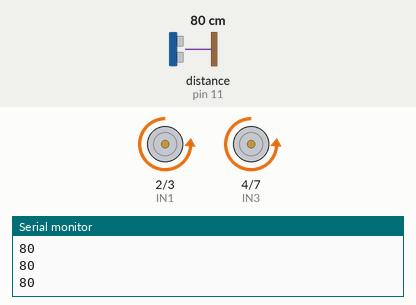
The sketch below on a simulated Arduino Uno, built with avr-gcc and run on an emulated ATmega328P. On the bench: motor-driver pin pairs drawn as motors (green arrow = first pin HIGH = forward, orange = second pin HIGH = backward, longer = more drive, scaled by the enable pin), the last lines printed to the serial monitor. The inputs (shaded band) are chosen by the test bench; at power-on: distance to the obstacle (sensor on pin 11) 80 cm. The echo pulse lasts 58.3 µs per cm.

Above: at 1.4 s.
1.5 s: distance to the obstacle (sensor on pin 11) set to 64 cm
3.0 s: distance to the obstacle (sensor on pin 11) set to 54 cm
At 3.26 s:
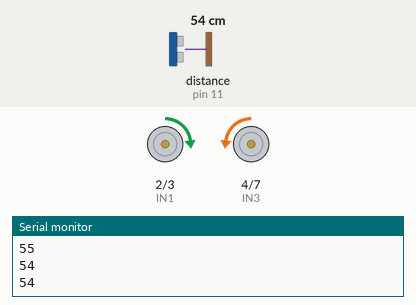
At 5.4 s:
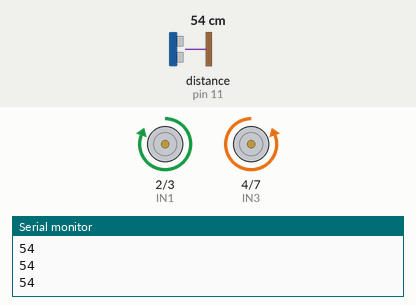
5.7 s: distance to the obstacle (sensor on pin 11) set to 21 cm
7.2 s: distance to the obstacle (sensor on pin 11) set to 18 cm
At 9.7 s:
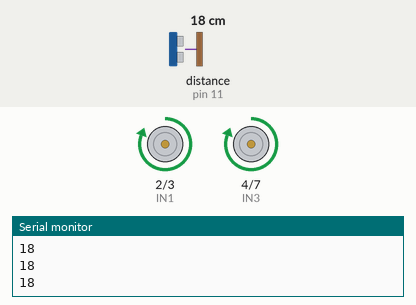
Timing chart, 0 to 10.8 s (numbered marks = the images above; inputs shaded):
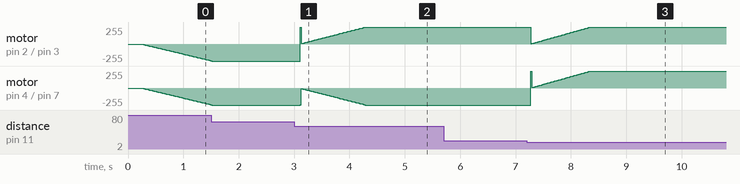

Measured:
- the behaviour switches between 60 and 59 cm on distance to the obstacle (sensor on pin 11) (found by bisection; images 0 and 1)
- the behaviour switches between 20 and 19 cm on distance to the obstacle (sensor on pin 11) (found by bisection; images 2 and 3)
- after the input at 3.0 s, motor on pin 4 (IN3) / pin 7 (IN4): rises from backward 255/255 to backward 10/255 in 0.02 s, then falls to backward 255/255 in 1.2 s

The sketch:

controle_moteur.ino
```cpp
#include <Ultrasonic.h>

//-- MOTEUR A --
int ENA=5; //Connecté à Arduino pin 5(sortie pwm)
int IN1=2; //Connecté à Arduino pin 2
int IN2=3; //Connecté à Arduino pin 3

//-- MOTEUR B --
int ENB=6; //Connecté à Arduino pin 6(Sortie pwm)
int IN3=4; //Connecté à Arduino pin 4
int IN4=7; //Connecté à Arduino pin 7

// direction of motor
#define NB_MOTOR 4
#define NB_DIRECTION 4

typedef enum {
  forward  = 0,
  backward = 1,
  left     = 2,
  right    = 3,
  unknown  = 4,
}direction;

int Direction[NB_DIRECTION][NB_MOTOR]={{LOW, HIGH, LOW, HIGH},
                                       {HIGH, LOW, HIGH, LOW},
                                       {HIGH, LOW, LOW, HIGH},
                                       {LOW, HIGH, HIGH, LOW}};

int ListMotor[NB_MOTOR] = {IN1, IN2, IN3, IN4};

//ultrasonic sensor
#define PIN_TRIG1 10
#define PIN_ECHO1 11

Ultrasonic ultrasonic1(PIN_TRIG1,PIN_ECHO1);

//parameter for motor power
#define MOTOR_ELEMENT 50
int MotorFilter[MOTOR_ELEMENT];
int IndMotorFilter;

#define SENSOR_ELEMENT 10
int SensorFilter[SENSOR_ELEMENT];
int IndSensorFilter;

void InitFilter(int* tab, int nbElement, int* Index)
{
  memset(tab,0,sizeof(int)*nbElement);
  *Index = 0;
}

int SetAndGetFilter(int val, int* tab, int* index, int nbElement)
{
  tab[*index] = val;
  *index = (*index + 1) % nbElement;
  int accu = 0;
  for(int iloop = 0; iloop < nbElement ; iloop++)
      accu += tab[iloop];
  return (accu/nbElement);
}

void ResetMotor()
{
  InitFilter(MotorFilter, MOTOR_ELEMENT, &IndMotorFilter);
}

void InitSensor()
{
  InitFilter(SensorFilter, SENSOR_ELEMENT, &IndSensorFilter);
  for(int iloop = 0; iloop < SENSOR_ELEMENT; iloop++)
  {
      SetAndGetFilter(ultrasonic1.distanceRead(), SensorFilter, &IndMotorFilter, SENSOR_ELEMENT);
      delay(20);
  }
}

void set_power(int puissance)
{
  puissance = SetAndGetFilter(puissance, MotorFilter, &IndMotorFilter, MOTOR_ELEMENT);
  analogWrite(ENA,puissance);
  analogWrite(ENB,puissance);
}

void SetDirection(direction dir)
{
  for(int iloop = 0; iloop < NB_MOTOR ; iloop ++)
      digitalWrite(ListMotor[iloop], Direction[dir][iloop]);
}

void UpdateDirAndPow(int mesure)
{
    direction WantedDir;
    if ( mesure < 20 ) WantedDir = backward;
    else if(mesure < 60 ) WantedDir = left;
    else WantedDir = forward;

    UpDirection(WantedDir, 255);
}

void UpDirection(direction newDirection, int power)
{
  static direction oldDirection = unknown;
  if(oldDirection != newDirection)
  {
    ResetMotor();
    SetDirection(newDirection);
    set_power(power);
    oldDirection = newDirection;
  }
  else{
    set_power(power);
  }
}

void setup() {
 pinMode(ENA,OUTPUT);//Configurer les broches comme sortie
 pinMode(ENB,OUTPUT);
 pinMode(IN1,OUTPUT);
 pinMode(IN2,OUTPUT);
 pinMode(IN3,OUTPUT);
 pinMode(IN4,OUTPUT);
 pinMode(ENA,OUTPUT);
 pinMode(ENB,OUTPUT);

 Serial.begin(9600);
 ResetMotor();
 InitSensor();
}

void loop() {
  int mesure = SetAndGetFilter(ultrasonic1.distanceRead(), SensorFilter, &IndSensorFilter, SENSOR_ELEMENT);
  Serial.println(mesure);
  UpdateDirAndPow(mesure);
  delay(20);
}
```
